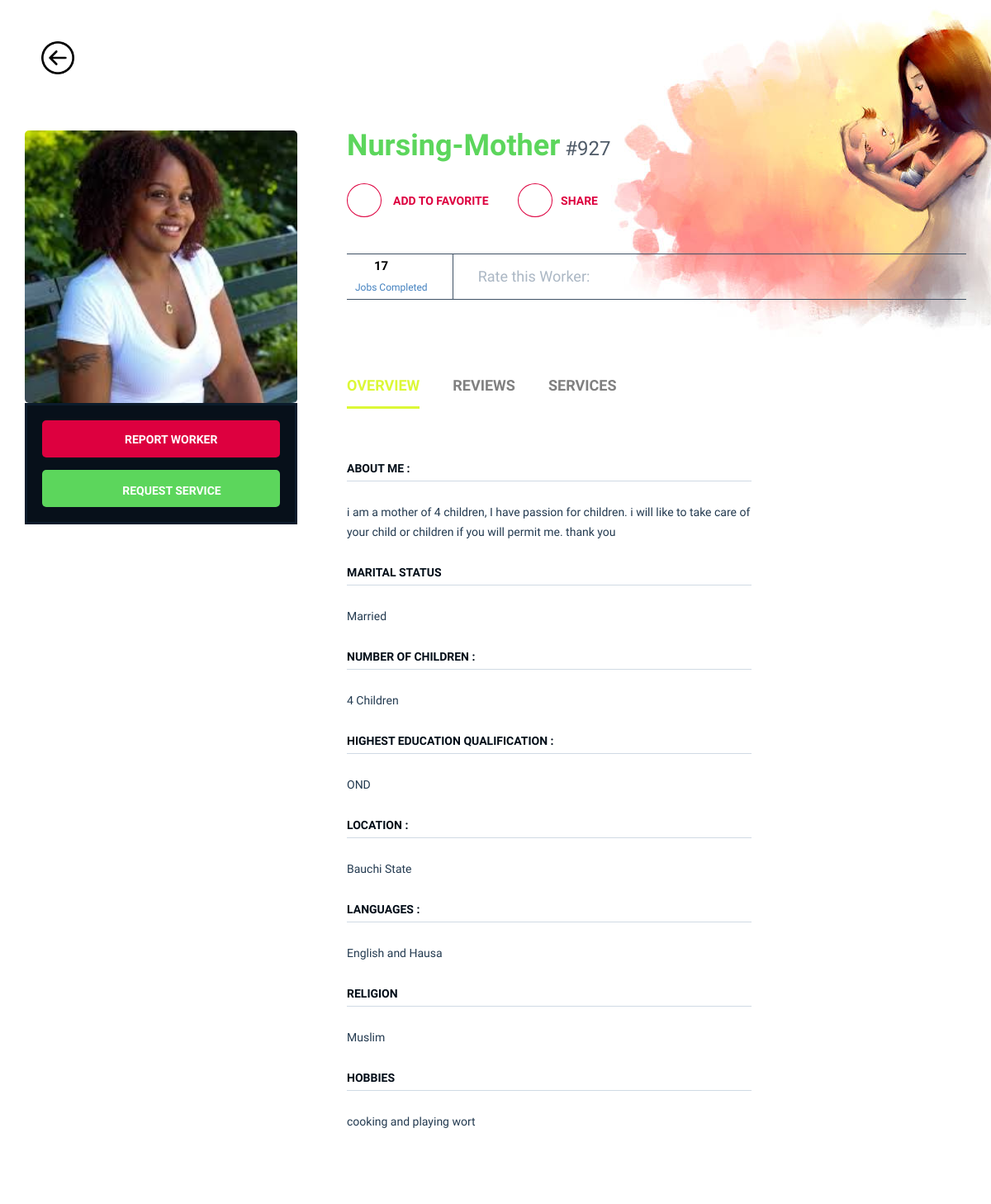
Page /details/2 (signed in) on the committed database.
### nne/models.py (models this page shows)
class Workers(db.Model, UserMixin):
    id = db.Column(db.Integer, primary_key=True)
    worker_id = db.Column(db.String(255), nullable=False)
    name = db.Column(db.String(255), nullable=False)
    email = db.Column(db.String(255), unique=True, nullable=False)
    phone = db.Column(db.String(255), unique=True, nullable=False)
    role = db.Column(db.String(255), nullable=False)
    gender = db.Column(db.String(255), nullable=False)
    terms = db.Column(db.String(255), nullable=True)
    date_of_birth =db.Column(db.String(255), nullable=True)
    state_of_origin = db.Column(db.String(255), nullable=True)
    address = db.Column(db.String(255), nullable=True)
    about = db.Column(db.String(255), nullable=True)
    id_card = db.Column(db.String(255), nullable=True)
    marrital_status = db.Column(db.String(255), nullable=True)
    children = db.Column(db.String(255), nullable=True)
    education = db.Column(db.String(255), nullable=True)
    religion = db.Column(db.String(255), nullable=True)
    languages = db.Column(db.String(255), nullable=True)
    location = db.Column(db.String(255), nullable=True)
    hobbies = db.Column(db.String(255), nullable=True)
    number_of_jobs = db.Column(db.String(255), nullable=True)
    stars = db.Column(db.String(255), nullable=True)
    image = db.Column(db.String(255), nullable=True, default='default.jpg')
    completed_at = db.Column(db.DateTime(), default=datetime.utcnow)
    status = db.Column(db.String(255), nullable=True, default= 0)
    active = db.Column(db.Boolean())
    confirmed_at = db.Column(db.DateTime())

### nne/routes.py (the view)
@app.route('/details/<int:care_id>')
@login_required
def detail(care_id):
  workers= Workers.query.get_or_404(care_id)
  return render_template('/details.html',  workers = workers)

### nne/models.py (called while the page is built)
@login_manager.user_loader
def load_user(user_id):
  return User.query.filter_by(id=user_id).first()

### nne/templates/details.html (shortened to what this page needs)
<!DOCTYPE html>
<html lang="en" class="no-js">
<head>
	<link rel="stylesheet" href="../static/assets_two/css/plugins.css">
	<link rel="stylesheet" href="../static/assets_two/css/style.css">
</head>
<body>
<div style="margin:50px; width:400px; display:flex; position: fixed; z-index:900">
<a href="{{url_for('home') }}">
	<img src="../static/assets_two/images/new/back-button.png" alt="back-button"  style="width:40px; height:40px;">
</a>
</div>
    	<div class="buster-light">
<div class="hero sr-single-hero sr-single">
	<div class="container">
		<div class="row">
			<div class="col-md-12">
			</div>
		</div>
	</div>
</div>
<div class="page-single movie-single movie_single">
	<div class="container">
		<div class="row ipad-width2">
			<div class="col-md-4 col-sm-12 col-xs-12">
				<div class="movie-img sticky-sb" >
					<img src="{{url_for('static', filename='user_uploads/' + workers.image)}}" alt="" >
					<div class="movie-btn">
						<div class="btn-transform transform-vertical red">
							<div><a href="#" class="item item-1 redbtn"> <i class="ion-play"></i> Report Worker</a></div>
							<div><a href="https://www.youtube.com/embed/o-0hcF97wy0" class="item item-2 redbtn fancybox-media hvr-grow"></a></div>
						</div>
						<div class="btn-transform transform-vertical">
							<div><a  aria-haspopup="true" class="item item-1 yellowbtn" id="show"> <i class="ion-card"></i> Request Service</a></div>
							<div><a  aria-haspopup="true" id="show" class="item item-2 yellowbtn"></a></div>
						</div>
					</div>
				</div>
			</div>
			<div class="col-md-8 col-sm-12 col-xs-12">
				<div class="movie-single-ct main-content">
					<h1 class="bd-hd" style="color:#5cd65c">{{workers.role}}<span> #{{workers.worker_id}}</span></h1>
					<div class="social-btn">
						<a href="#" class="parent-btn"><i class="ion-heart"></i> Add to Favorite</a>
						<div class="hover-bnt">
							<a href="#" class="parent-btn"><i class="ion-android-share-alt"></i>share</a>
						</div>
					</div>
					<div class="movie-rate">
						<div class="rate">
							<p><span style="color:#000000; margin-left: 23px; font-weight: bold"> 17</span><br>
								<span class="rv">Jobs Completed</span>
							</p>
						</div>
						<div class="rate-star">
							<p>Rate this Worker:  </p>
							<i class="ion-ios-star"></i>
							<i class="ion-ios-star"></i>
							<i class="ion-ios-star"></i>
							<i class="ion-ios-star"></i>
							<i class="ion-ios-star"></i>
							<i class="ion-ios-star"></i>
							<i class="ion-ios-star"></i>
							<i class="ion-ios-star"></i>
							<i class="ion-ios-star-outline"></i>
						</div>
					</div>
					<div class="movie-tabs">
						<div class="tabs">
							<ul class="tab-links tabs-mv tabs-series">
								<li class="active"><a href="#overview">Overview</a></li>
								<li><a href="#reviews"> Reviews</a></li>
								<li><a href="#media"> Services</a></li>
							</ul>
						    <div class="tab-content">
						        <div id="overview" class="tab active">
						           <div class="row">
						            	<div class="col-md-8 col-sm-12 col-xs-12">
						            	<div class="title-hd-sm">
												<h4>ABOUT ME :</h4>
											</div>
						            		<p>
						            		{{workers.about}}
						            		</p>
						            			<div class="title-hd-sm">
												<h4>Marital Status</h4>
											</div>
											<p>
													{{workers.marrital_status}}
												</p>
						            		<div class="title-hd-sm">
												<h4>Number of children :</h4>
											</div>
											<p>
													{{workers.children}}
												</p>
										   <div class="title-hd-sm">
												<h4>Highest Education Qualification :</h4>
											</div>
											<p>
													{{workers.education}}
												</p>
											<div class="title-hd-sm">
												<h4>Location :</h4>
											</div>
											<p>
													{{workers.location}} State
												</p>
										 	<div class="title-hd-sm">
												<h4>Languages :</h4>
											</div>
											<p>
													{{workers.languages}}
												</p>
						            		<div class="title-hd-sm">
												<h4>Religion</h4>
											</div>
											<p>
													{{workers.religion}}
												</p>
											<div class="title-hd-sm">
												<h4>Hobbies</h4>
											</div>
											<p>
													{{workers.hobbies}}
												</p>
						            	</div>
						            	<div class="col-md-4 col-xs-12 col-sm-12">
						            	</div>
						            </div>
						        </div>
</body>
</html>

### rows in the picture
Workers: image (picture), role "Nursing-Mother", worker_id "927", about "i am a mother of 4 children, I have passion for children. i will like to take care of your child or children if you will permit me. thank you", marrital_status "Married", children "4 Children", education "OND", location "Bauchi", languages "English and Hausa", religion "Muslim", hobbies "cooking and playing wort"
